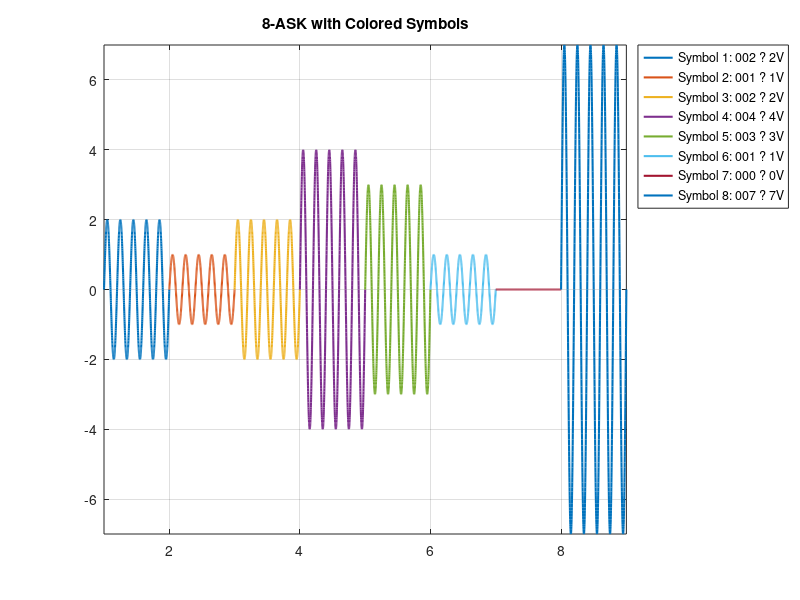

MATLAB code for this plot:
close all;
clc;
f=5;
x=[0 1 0 0 0 1 0 1 0 1 0 0 0 1 1 0 0 1 0 0 0 1 1 1]; % 24-bit

symbols = reshape(x,3,[])';
nx=size(symbols,1);

colors = lines(nx); 
labels = cell(nx,1); 

i=1;
while i<=nx
    
    t = i:0.001:i+1;
    val = symbols(i,1)*4 + symbols(i,2)*2 + symbols(i,3);
    
    ask = val * sin(2*pi*f*t);
    
    plot(t,ask,'Color',colors(i,:),'LineWidth',1.5);
    hold on;
    grid on;
    
    labels{i} = sprintf('Symbol %d: %03d ? %dV', i, val, val); % use {}
    
    i=i+1;
end

axis([1 nx+1 -7 7]);
title('8-ASK with Colored Symbols')
legend(labels,'Location','northeastoutside');
